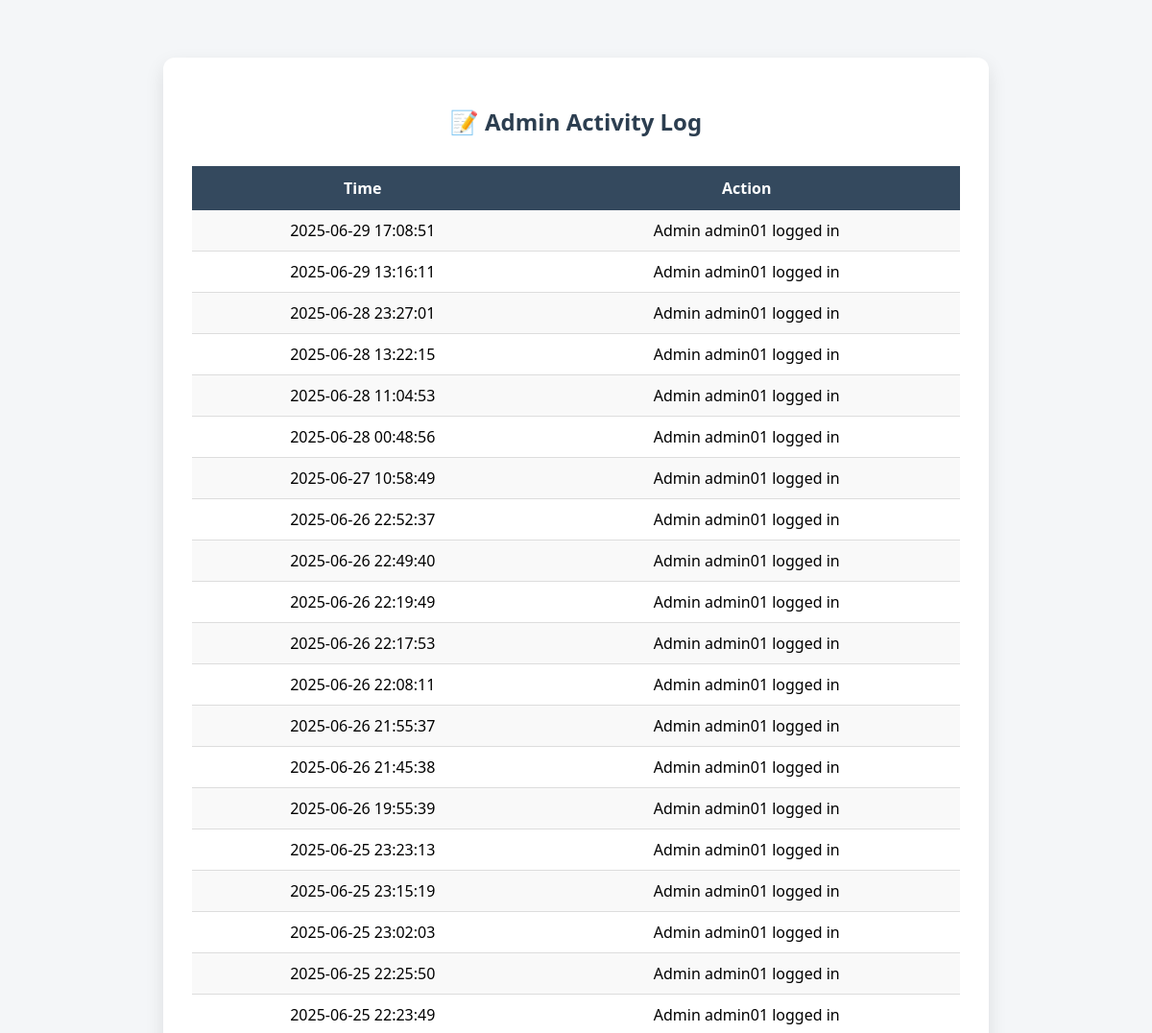
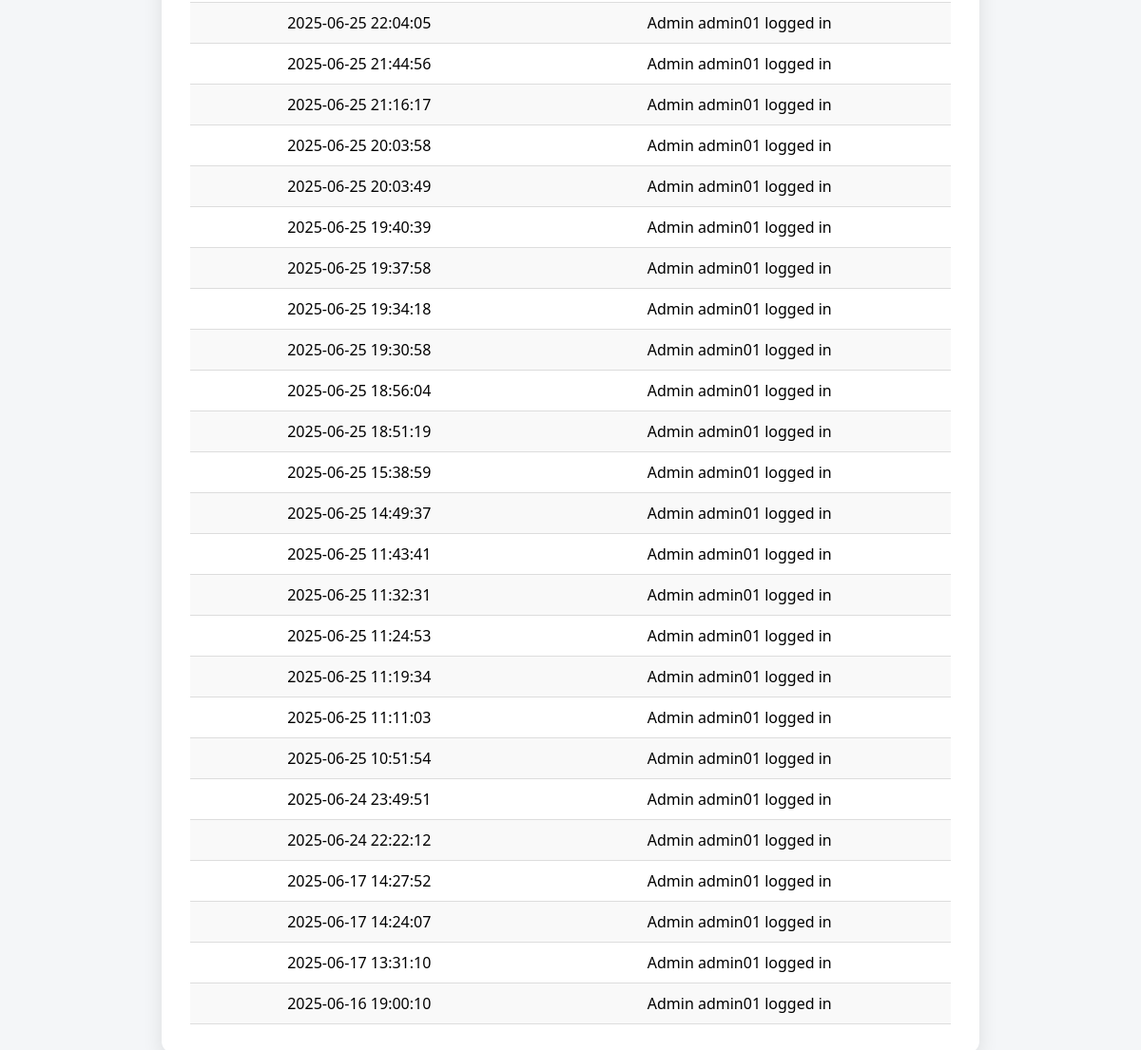
Page /view_log.php on the committed database (2 pictures, top to bottom).
### tables this page shows
CREATE TABLE `log` (
  `id` int(11) NOT NULL,
  `time` datetime NOT NULL DEFAULT current_timestamp(),
  `action` text NOT NULL
);

### view_log.php (the view, shortened to what this page needs)
<?php
require 'db.php';
?>
<!DOCTYPE html>
<html>
<head>
</head>
<body>
<div class="container">
    <h2>📝 Admin Activity Log</h2>
    <?php
    $query = "SELECT * FROM log ORDER BY time DESC";
    $result = $mysqli->query($query);
    echo "<table>
            <tr>
                <th>Time</th>
                <th>Action</th>
            </tr>";
    if ($result && $result->num_rows > 0) {
        while ($row = $result->fetch_assoc()) {
            echo "<tr><td>{$row['time']}</td><td>{$row['action']}</td></tr>";
        }
    } else {
        echo "<tr><td colspan='2'>No log data found.</td></tr>";
    }
    echo "</table>";
    ?>
</div>
</body>
</html>

### view_log.php (style rules this page uses)
body { font-family: 'Segoe UI', sans-serif; background-color: #f4f6f8; margin: 0; padding: 0; }
.container { max-width: 800px; margin: 60px auto; background: #fff; padding: 30px; border-radius: 12px; box-shadow: 0px 8px 20px rgba(0,0,0,0.1); }
h2 { text-align: center; color: #2c3e50; margin-bottom: 30px; }
table { width: 100%; border-collapse: collapse; }
th { background-color: #34495e; color: white; padding: 12px; }
td { padding: 10px; text-align: center; border-bottom: 1px solid #ddd; }
tr:nth-child(even) { background-color: #f9f9f9; }

### rows in the picture
log: time "2025-06-29 17:08:51", action "Admin admin01 logged in"
log: time "2025-06-29 13:16:11", action "Admin admin01 logged in"
log: time "2025-06-28 23:27:01", action "Admin admin01 logged in"
log: time "2025-06-28 13:22:15", action "Admin admin01 logged in"
log: time "2025-06-28 11:04:53", action "Admin admin01 logged in"
log: time "2025-06-28 00:48:56", action "Admin admin01 logged in"
log: time "2025-06-27 10:58:49", action "Admin admin01 logged in"
log: time "2025-06-26 22:52:37", action "Admin admin01 logged in"
log: time "2025-06-26 22:49:40", action "Admin admin01 logged in"
log: time "2025-06-26 22:19:49", action "Admin admin01 logged in"
log: time "2025-06-26 22:17:53", action "Admin admin01 logged in"
log: time "2025-06-26 22:08:11", action "Admin admin01 logged in"
log: time "2025-06-26 21:55:37", action "Admin admin01 logged in"
log: time "2025-06-26 21:45:38", action "Admin admin01 logged in"
log: time "2025-06-26 19:55:39", action "Admin admin01 logged in"
log: time "2025-06-25 23:23:13", action "Admin admin01 logged in"
log: time "2025-06-25 23:15:19", action "Admin admin01 logged in"
log: time "2025-06-25 23:02:03", action "Admin admin01 logged in"
log: time "2025-06-25 22:25:50", action "Admin admin01 logged in"
log: time "2025-06-25 22:23:49", action "Admin admin01 logged in"
log: time "2025-06-25 22:04:05", action "Admin admin01 logged in"
log: time "2025-06-25 21:44:56", action "Admin admin01 logged in"
log: time "2025-06-25 21:16:17", action "Admin admin01 logged in"
log: time "2025-06-25 20:03:58", action "Admin admin01 logged in"
log: time "2025-06-25 20:03:49", action "Admin admin01 logged in"
log: time "2025-06-25 19:40:39", action "Admin admin01 logged in"
log: time "2025-06-25 19:37:58", action "Admin admin01 logged in"
log: time "2025-06-25 19:34:18", action "Admin admin01 logged in"
log: time "2025-06-25 19:30:58", action "Admin admin01 logged in"
log: time "2025-06-25 18:56:04", action "Admin admin01 logged in"
log: time "2025-06-25 18:51:19", action "Admin admin01 logged in"
log: time "2025-06-25 15:38:59", action "Admin admin01 logged in"
log: time "2025-06-25 14:49:37", action "Admin admin01 logged in"
log: time "2025-06-25 11:43:41", action "Admin admin01 logged in"
log: time "2025-06-25 11:32:31", action "Admin admin01 logged in"
log: time "2025-06-25 11:24:53", action "Admin admin01 logged in"
log: time "2025-06-25 11:19:34", action "Admin admin01 logged in"
log: time "2025-06-25 11:11:03", action "Admin admin01 logged in"
log: time "2025-06-25 10:51:54", action "Admin admin01 logged in"
log: time "2025-06-24 23:49:51", action "Admin admin01 logged in"
log: time "2025-06-24 22:22:12", action "Admin admin01 logged in"
log: time "2025-06-17 14:27:52", action "Admin admin01 logged in"
log: time "2025-06-17 14:24:07", action "Admin admin01 logged in"
log: time "2025-06-17 13:31:10", action "Admin admin01 logged in"
log: time "2025-06-16 19:00:10", action "Admin admin01 logged in"
